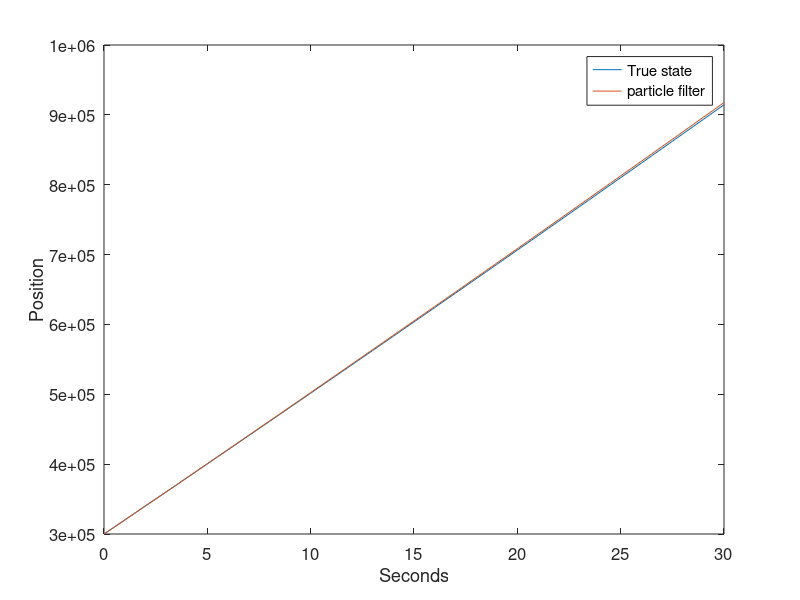
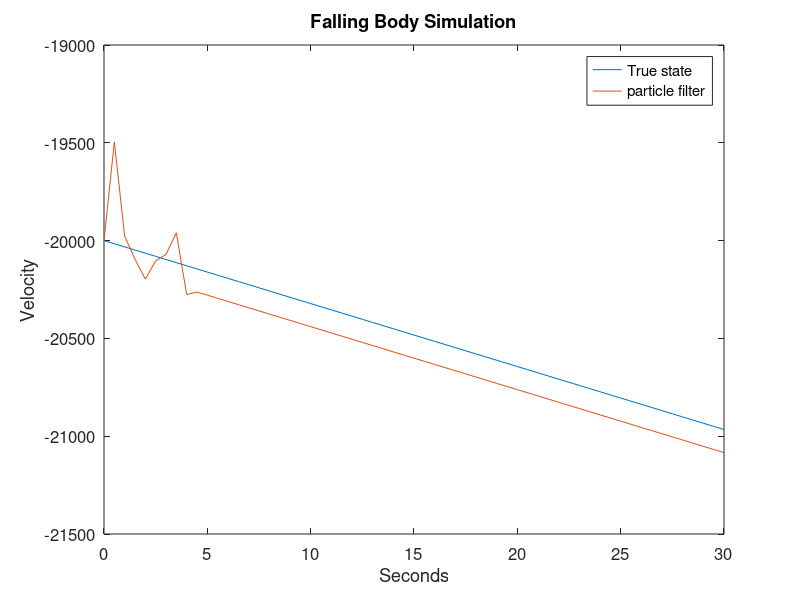

These charts were generated, in order, by the following MATLAB code:
function [StdRMSErr, AuxRMSErr] = ParticleEx4

% Particle filter example.
% Track a body falling through the atmosphere.
% This system is taken from [Jul00], which was based on [Ath68].
% http://backup.lara.unb.br/~gaborges/disciplinas/efe/papers/julier2000.pdf
% Compare the particle filter with the auxiliary particle filter.

global rho0 g k dt

rho0 = 2; % lb-sec^2/ft^4
g = 32.2; % ft/sec^2
k = 2e4; % ft
R = 10^4; % measurement noise variance (ft^2)
Q = diag([0 0 0]); % process noise covariance
M = 10^5; % horizontal range of position sensor
a = 10^5; % altitude of position sensor
P = diag([1e6 4e6 10]); % initial estimation error covariance

x = [3e5; -2e4; 1e-3]; % initial state
xhat = [3e5; -2e4; 1e-3]; % initial state estimate

N = 200; % number of particles  

% Initialize the particle filter.
for i = 1 : N
    xhatplus(:,i) = x + sqrt(P) * [randn; randn; randn]; % standard particle filter
end

T = 0.5; % measurement time step
randn('state',sum(100*clock)); % random number generator seed

tf = 30; % simulation length (seconds)
dt = 0.5; % time step for integration (seconds)
xArray = x;
xhatArray = xhat;

for t = T : T : tf
    fprintf('.');
    % Simulate the system.
    for tau = dt : dt : T
        % Fourth order Runge Kutta ingegration
        [dx1, dx2, dx3, dx4] = RungeKutta(x);
        x = x + (dx1 + 2 * dx2 + 2 * dx3 + dx4) / 6;
        x = x + sqrt(dt * Q) * [randn; randn; randn] * dt;
    end
    % Simulate the noisy measurement.
    z = sqrt(M^2 + (x(1)-a)^2) + sqrt(R) * randn;
    % Simulate the continuous-time part of the particle filter (time update).
    xhatminus = xhatplus;
    for i = 1 : N
        for tau = dt : dt : T
            % Fourth order Runge Kutta ingegration
            % standard particle filter
            [dx1, dx2, dx3, dx4] = RungeKutta(xhatminus(:,i));
            xhatminus(:,i) = xhatminus(:,i) + (dx1 + 2 * dx2 + 2 * dx3 + dx4) / 6;
            xhatminus(:,i) = xhatminus(:,i) + sqrt(dt * Q) * [randn; randn; randn] * dt;
            xhatminus(3,i) = max(0, xhatminus(3,i)); % the ballistic coefficient cannot be negative
        end
        zhat = sqrt(M^2 + (xhatminus(1,i)-a)^2);
        vhat(i) = z - zhat;
    end
    % Note that we need to scale all of the q(i) probabilities in a way
    % that does not change their relative magnitudes.
    % Otherwise all of the q(i) elements will be zero because of the
    % large value of the exponential.
    % standard particle filter
    vhatscale = max(abs(vhat)) / 4;
    qsum = 0;
    for i = 1 : N
        q(i) = exp(-(vhat(i)/vhatscale)^2);
        qsum = qsum + q(i);
    end
    % Normalize the likelihood of each a priori estimate.
    for i = 1 : N
        q(i) = q(i) / qsum;
    end
    
    % Resample the standard particle filter
    for i = 1 : N
        u = rand; % uniform random number between 0 and 1
        qtempsum = 0;
        for j = 1 : N
            qtempsum = qtempsum + q(j);
            if qtempsum >= u
                xhatplus(:,i) = xhatminus(:,j);
                xhatplus(3,i) = max(0,xhatplus(3,i)); % the ballistic coefficient cannot be negative
                break;
            end
        end
    end
    % The standard particle filter estimate is the mean of the particles.
    xhat = mean(xhatplus')';
   
    % Save data for plotting.
    xArray = [xArray x];
    xhatArray = [xhatArray xhat];
end

close all;
t = 0 : T : tf;
figure; 

figure;
plot(t, xArray(1,:)); hold all
plot(t, xhatArray(1, :));
set(gca,'FontSize',12); set(gcf,'Color','White');
xlabel('Seconds');
ylabel('Position');
legend('True state', 'particle filter');

figure;
plot(t, xArray(2,:)); hold all
plot(t, xhatArray(2, :));
title('Falling Body Simulation', 'FontSize', 12);
set(gca,'FontSize',12); set(gcf,'Color','White');
xlabel('Seconds');
ylabel('Velocity');
legend('True state', 'particle filter');

function [dx1, dx2, dx3, dx4] = RungeKutta(x)
% Fourth order Runge Kutta integration for the falling body system.
global rho0 g k dt
dx1(1,1) = -x(2);
dx1(2,1) = rho0 * exp(-x(1)/k) * x(2)^2 / 2 * x(3) - g;
dx1(3,1) = 0;
dx1 = dx1 * dt;
xtemp = x + dx1 / 2;
dx2(1,1) = -xtemp(2);
dx2(2,1) = rho0 * exp(-xtemp(1)/k) * xtemp(2)^2 / 2 * xtemp(3) - g;
dx2(3,1) = 0;
dx2 = dx2 * dt;
xtemp = x + dx2 / 2;
dx3(1,1) = -xtemp(2);
dx3(2,1) = rho0 * exp(-xtemp(1)/k) * xtemp(2)^2 / 2 * xtemp(3) - g;
dx3(3,1) = 0;
dx3 = dx3 * dt;
xtemp = x + dx3;
dx4(1,1) = -xtemp(2);
dx4(2,1) = rho0 * exp(-xtemp(1)/k) * xtemp(2)^2 / 2 * xtemp(3) - g;
dx4(3,1) = 0;
dx4 = dx4 * dt;
return;